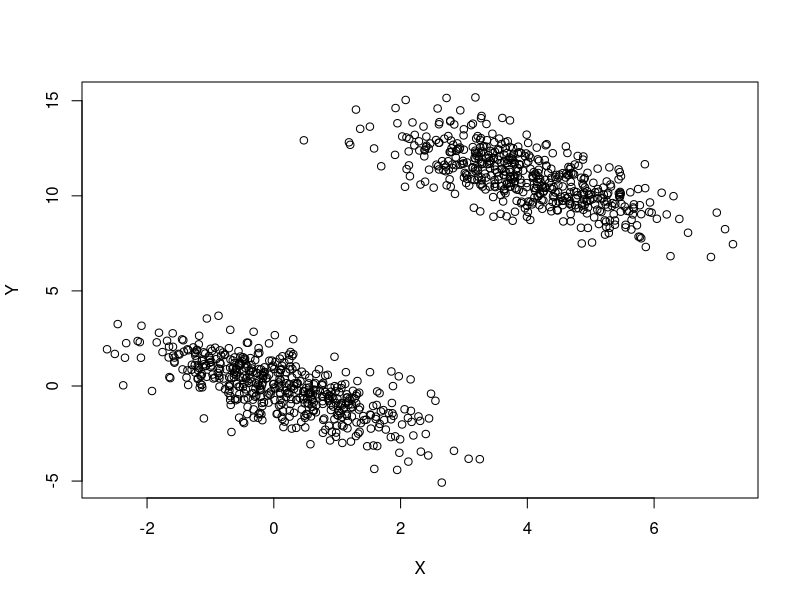
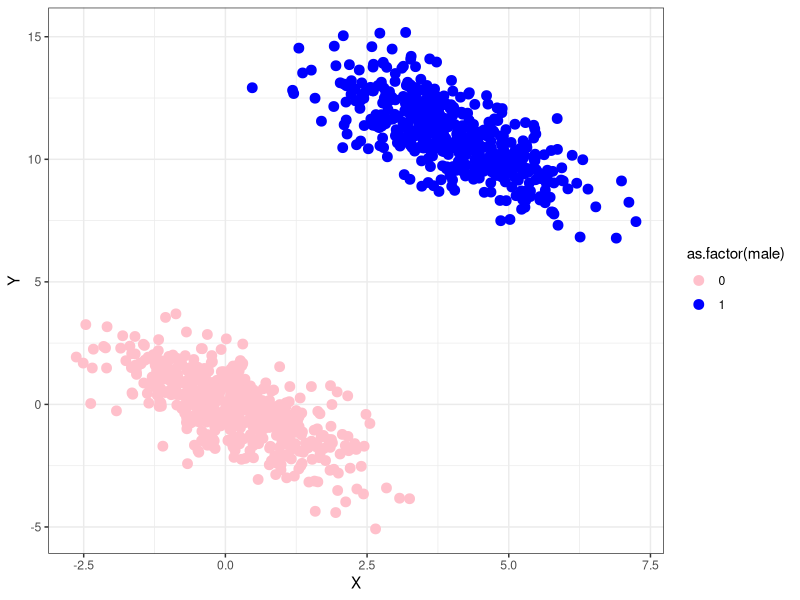
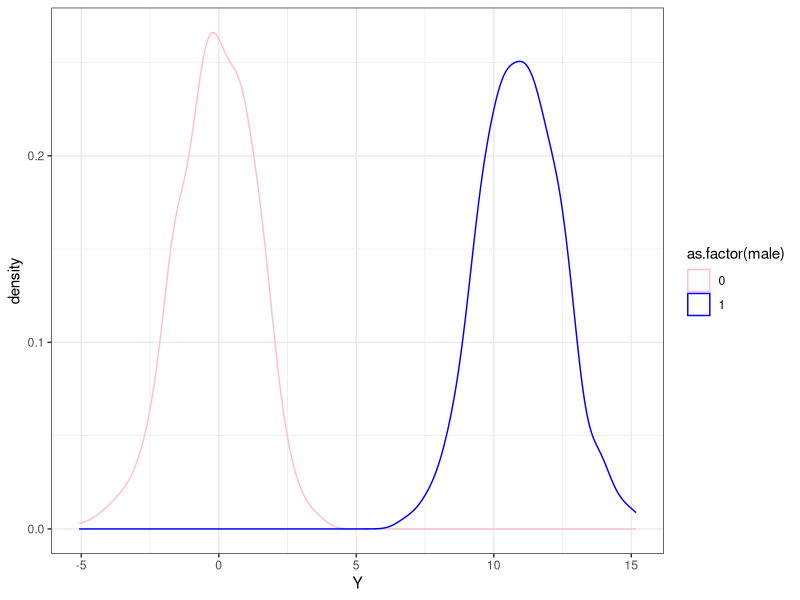
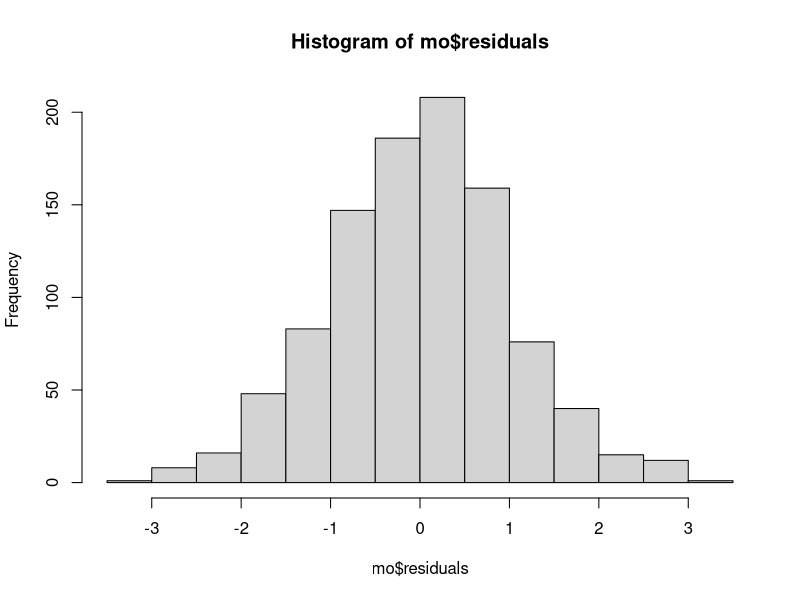
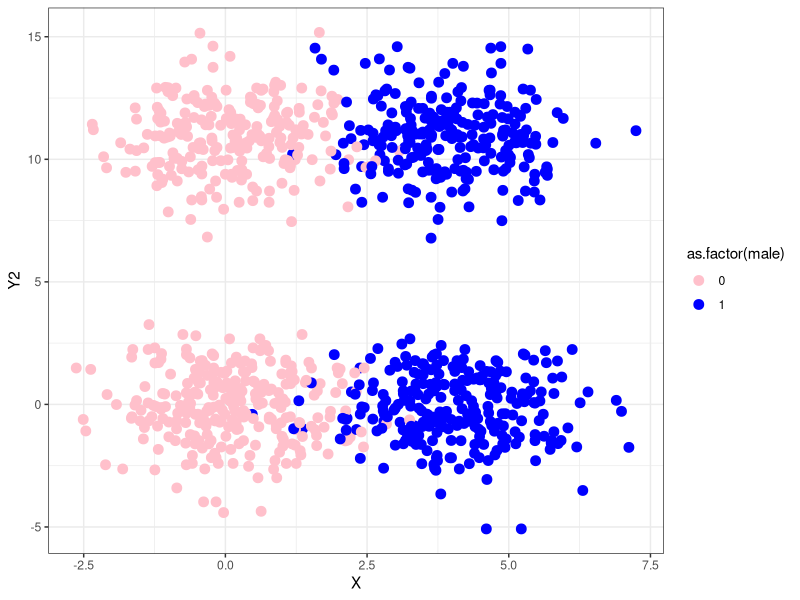
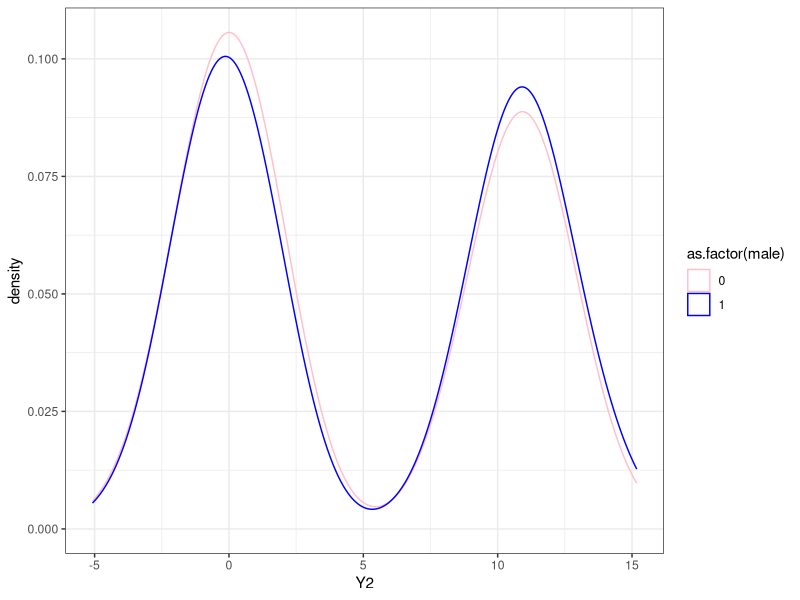
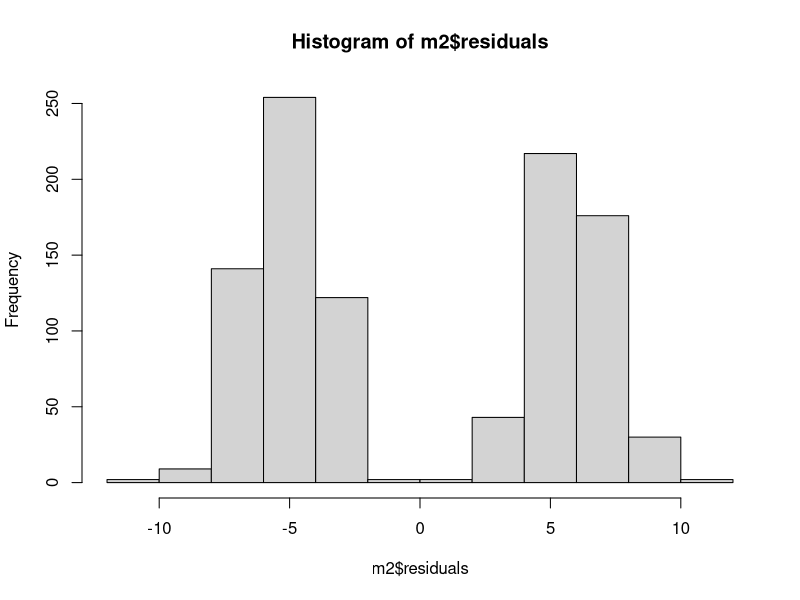
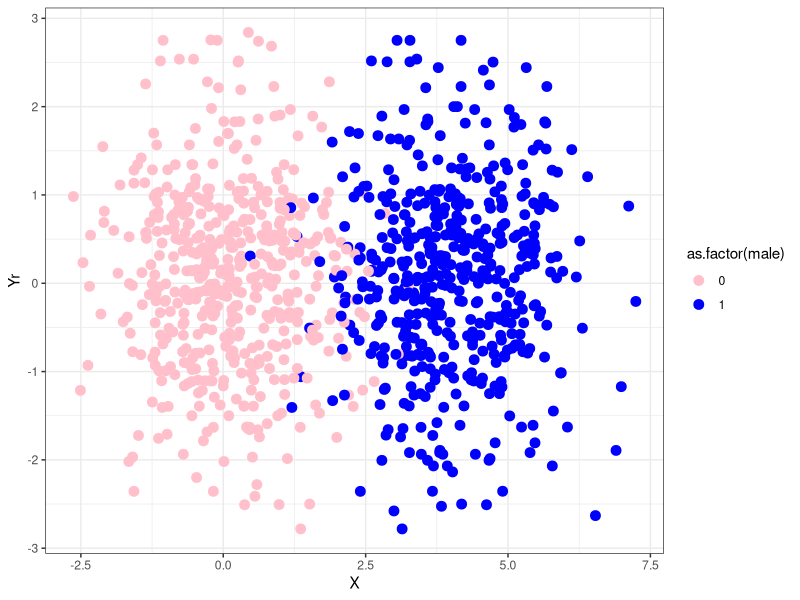

The R source for these figures, in order:

########################### REGRESSION ON ORIGINAL DATA ########################### 

# simulate from multiple regression model, comparing residual resampling to full-case resampling
# super bimodal on sex
n = 1000
male = rbinom( n=n, size=1, prob=0.5 )
X = rnorm( n, mean = 4 * male, sd = 1 )
bmale = 15
bX = -1
Y = rnorm( n, mean = bmale * male + bX * X, sd = 1 )

d = data.frame( X, Y, male )

plot(X,Y)

# original data
library(ggplot2)

colors = c("pink", "blue")
ggplot( data = d, aes( x = X, y = Y, color = as.factor(male) ) ) + geom_point(size=3) +
  scale_color_manual(values = colors) + theme_bw()

# super bimodal marginally on sex
ggplot( data = d, aes( x = Y, color = as.factor(male) ) ) + geom_density() +
  scale_color_manual(values = colors) + theme_bw()

# regression
( mo = lm( Y ~ X + male, data = d ) )
lm(Y~X, data=d)

# are the residuals normal?
# yes, as expected
hist(mo$residuals)


########################### REGRESSION ON DATA RESAMPLING JUST Y ###########################

# THIS DOES NOT WORK BECAUSE RESIDUALS ARE NO LONGER NORMAL. 
# SO WE DEFINITELY CANNOT DO THIS APPROACH. 

d$Y2 = sample( d$Y, replace = TRUE )

# this plot shows that covariates are correlated, but association between X and Y
#  key point: association between sex and Y also lost
ggplot( data = d, aes( x = X, y = Y2, color = as.factor(male) ) ) + geom_point(size=3) +
  scale_color_manual(values = colors) + theme_bw()

ggplot( data = d, aes( x = Y2, color = as.factor(male) ) ) + geom_density() +
  scale_color_manual(values = colors) + theme_bw()

# regression
( m2 = lm( Y2 ~ X + male, data = d ) )

# are the residuals normal?
# NOPE. THIS IS A PROBLEM. 
hist(m2$residuals)


########################### REGRESSION ON DATA RESAMPLING RESIDUALS (WESTFALL) ###########################

# WORKS (NORMAL RESIDUALS)

d$Yr = sample( mo$residuals, replace = TRUE )

ggplot( data = d, aes( x = X, y = Yr, color = as.factor(male) ) ) + geom_point(size=3) +
  scale_color_manual(values = colors) + theme_bw()

# now the outcomes are normal
ggplot( data = d, aes( x = Yr, color = as.factor(male) ) ) + geom_density() +
  scale_color_manual(values = colors) + theme_bw()

# regression
( m3 = lm( Yr ~ X + male, data = d ) )

# are the residuals normal?
hist(m3$residuals)


########################### REGRESSION ON DATA RESAMPLING RESIDUALS (FOX) ###########################

# WORKS (NORMAL RESIDUALS)

# resample from residuals and attach to Y-hats
d$Yf = fitted(mo) + sample( mo$residuals, replace = TRUE )

# this looks exactly like original data, as promised
ggplot( data = d, aes( x = X, y = Yf, color = as.factor(male) ) ) + geom_point(size=3) +
  scale_color_manual(values = colors) + theme_bw()

# now the outcomes are normal
ggplot( data = d, aes( x = Yf, color = as.factor(male) ) ) + geom_density() +
  scale_color_manual(values = colors) + theme_bw()

# regression
# in practice with this approach, we would test vs. H0: beta = beta.hat
( m3 = lm( Yr ~ X + male, data = d ) )

# are the residuals normal?
# YES
hist(m3$residuals)
